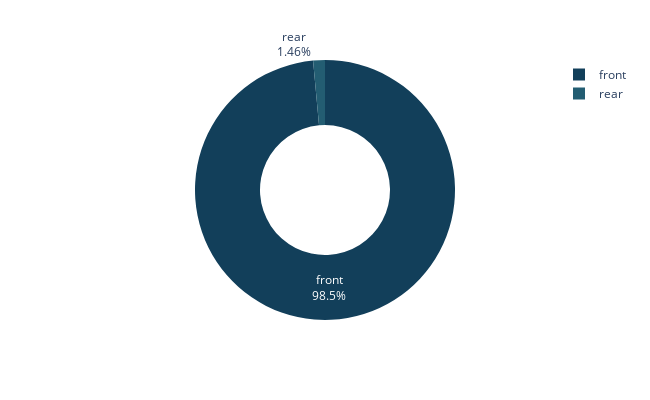

Notebook source saved alongside this figure:
### Code cell
enginelocation = df['enginelocation'].value_counts().reset_index()
enginelocation.columns = ['enginelocation', 'value_counts']

fig = px.pie(enginelocation, names = 'enginelocation', values = 'value_counts', color_discrete_sequence = 
            px.colors.sequential.Darkmint_r, width = 650, height = 400, hole = 0.5)
fig.update_traces(textinfo = 'percent+label')

### Figure 1 — Plotly figure (JSON) as saved in the notebook; plotly's stock layout.template omitted (floating-point values rounded to 4 significant figures)
{"data": [{"domain": {"x": [0, 1], "y": [0, 1]}, "hole": 0.5, "hovertemplate": "enginelocation=%{label}<br>value_counts=%{value}<extra></extra>", "labels": ["front", "rear"], "legendgroup": "", "name": "", "showlegend": true, "textinfo": "percent+label", "type": "pie", "values": [202, 3]}], "layout": {"height": 400, "legend": {"tracegroupgap": 0}, "margin": {"t": 60}, "piecolorway": ["rgb(18, 63, 90)", "rgb(35, 93, 114)", "rgb(58, 124, 137)", "rgb(85, 156, 158)", "rgb(123, 188, 176)", "rgb(165, 219, 194)", "rgb(210, 251, 212)"], "width": 650}}
